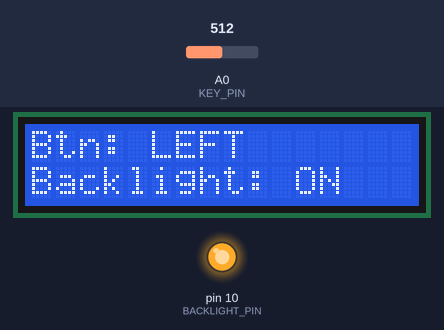
Recording of a sketch running on a simulated Arduino Uno, built with avr-gcc and run on an emulated ATmega328P. On the bench: 16×2 character LCD, output pins drawn as LEDs (lit = HIGH). Inputs (shaded band) come from the test bench; at power-on: A0 (KEY_PIN) = 512.

Above: at 2.0 s.
2.1 s: A0 (KEY_PIN) set to 320
At 2.8 s:
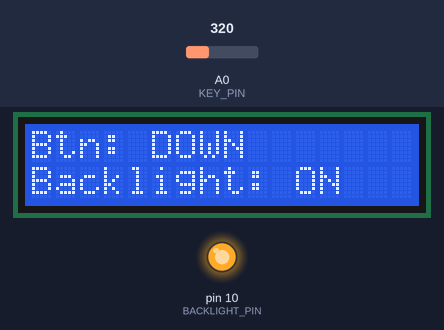
3.6 s: A0 (KEY_PIN) set to 170
At 4.6 s:
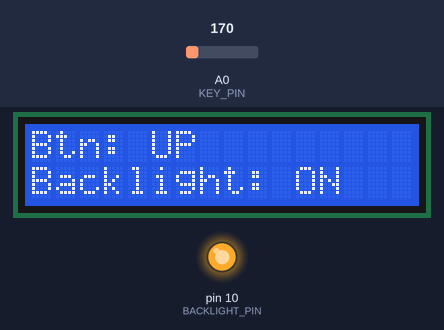
5.1 s: A0 (KEY_PIN) set to 40
At 6.3 s:
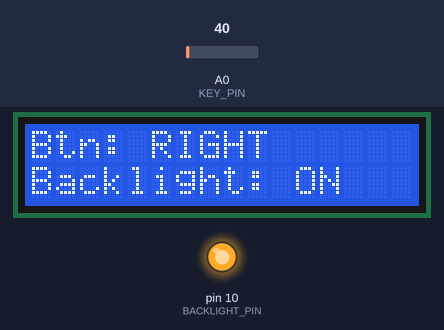
6.6 s: A0 (KEY_PIN) set to 535
At 7.4 s:
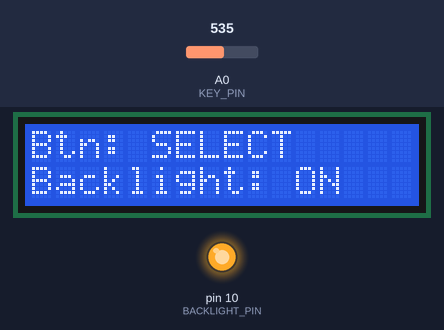
8.1 s: A0 (KEY_PIN) set to 810
At 9.3 s:
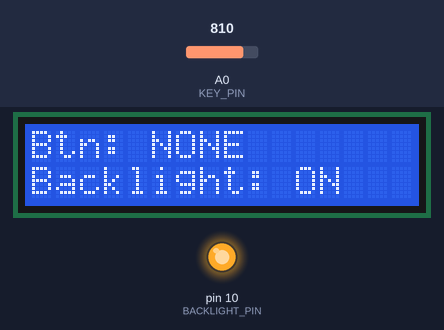
9.6 s: A0 (KEY_PIN) set to 790
At 15.4 s:
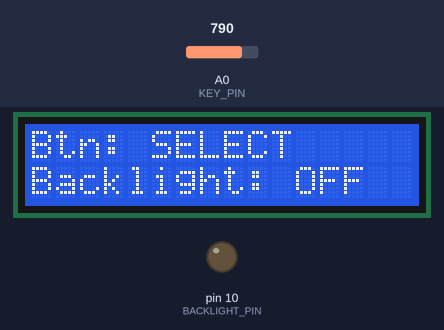
Timing chart, 0 to 16.2 s (numbered marks = the images above; inputs shaded):
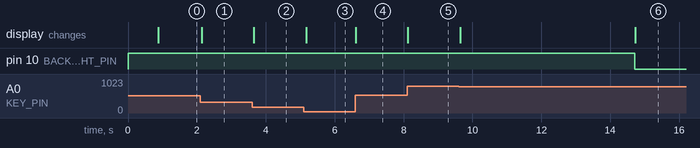

The sketch:

Demo.ino
```cpp
#include <LiquidCrystal.h>

LiquidCrystal lcd(8, 9, 4, 5, 6, 7);

const int KEY_PIN = A0;

// Many shields use D10 for backlight control.
// Some are active LOW (LOW = on), some active HIGH (HIGH = on).
const int BACKLIGHT_PIN = 10;

// Change this if your backlight works inverted:
const bool BACKLIGHT_ON_LEVEL  = HIGH;
const bool BACKLIGHT_OFF_LEVEL = LOW;

const unsigned long BACKLIGHT_TIMEOUT_MS = 5000;

enum Button { BTN_RIGHT, BTN_UP, BTN_DOWN, BTN_LEFT, BTN_SELECT, BTN_NONE };

Button readButton(int adc) {
  // Thresholds tailored to your measured values:
  // RIGHT 0, UP 100, DOWN 256, LEFT 410, SELECT 640, NONE 1023
  if (adc < 50)    return BTN_RIGHT;
  if (adc < 180)   return BTN_UP;
  if (adc < 330)   return BTN_DOWN;
  if (adc < 525)   return BTN_LEFT;
  if (adc < 800)   return BTN_SELECT;
  return BTN_NONE;
}

const char* buttonName(Button b) {
  switch (b) {
    case BTN_RIGHT:  return "RIGHT";
    case BTN_UP:     return "UP";
    case BTN_DOWN:   return "DOWN";
    case BTN_LEFT:   return "LEFT";
    case BTN_SELECT: return "SELECT";
    default:         return "NONE";
  }
}

unsigned long lastActivityMs = 0;
bool backlightIsOn = true;

void setBacklight(bool on) {
  digitalWrite(BACKLIGHT_PIN, on ? BACKLIGHT_ON_LEVEL : BACKLIGHT_OFF_LEVEL);
  backlightIsOn = on;
}

void setup() {
  pinMode(BACKLIGHT_PIN, OUTPUT);
  setBacklight(true);
  lastActivityMs = millis();

  lcd.begin(16, 2);
  lcd.clear();
  lcd.print("Button + BL");
  lcd.setCursor(0, 1);
  lcd.print("timeout 5s");
  delay(800);
  lcd.clear();
}

void loop() {
  static Button lastStable = BTN_NONE;
  static unsigned long lastChangeMs = 0;

  const unsigned long now = millis();

  // Read current button
  int adc = analogRead(KEY_PIN);
  Button current = readButton(adc);

  // Simple debounce: detect a stable change lasting >= 40ms
  if (current != lastStable) {
    // Potential change; start timing
    if (now - lastChangeMs >= 40) {
      // Accept the change
      lastStable = current;
      lastChangeMs = now;

      // Treat any real button press (not NONE) as activity
      if (lastStable != BTN_NONE) {
        lastActivityMs = now;
        if (!backlightIsOn) setBacklight(true);
      }
    }
  } else {
    // No change; reset timer baseline for future changes
    lastChangeMs = now;
  }

  // Backlight timeout logic
  if (backlightIsOn && (now - lastActivityMs >= BACKLIGHT_TIMEOUT_MS)) {
    setBacklight(false);
  }

  // Display info (optional)
  lcd.setCursor(0, 0);
  lcd.print("Btn: ");
  lcd.print(buttonName(lastStable));
  lcd.print("       ");

  lcd.setCursor(0, 1);
  lcd.print(backlightIsOn ? "Backlight: ON " : "Backlight: OFF");

  delay(80);
}
```

Measured:
- the behaviour switches between 800 and 799 on A0 (KEY_PIN) (found by bisection; images 5 and 6)
- after the input at 2.1 s, the display: changes at once (image 1)
- after the input at 3.6 s, the display: changes after 0.06 s (image 2)
- after the input at 5.1 s, the display: changes after 0.07 s (image 3)
- after the input at 6.6 s, the display: changes at once (image 4)
- after the input at 8.1 s, the display: changes at once (image 5)
- after the input at 9.6 s, pin 10 (BACKLIGHT_PIN): HIGH → LOW after 5.1 s instead of 2.1 s; the display: first changes after 0.05 s (image 6 shows a later state)
